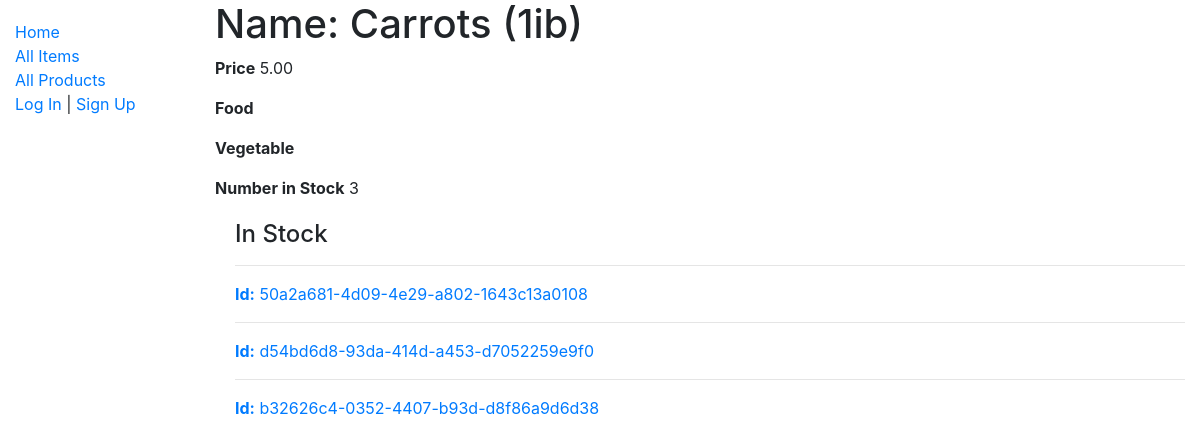
Page /custport/item/2 on the committed database.
### custport/models.py (models this page shows, shortened)
class Item(models.Model):
    name = models.CharField(max_length=200)
    product_type = models.ManyToManyField('Product', help_text='Select a Product Type')
    price = models.DecimalField(max_digits=10 ,decimal_places=2, default=0.00)

class Product(models.Model):
    name = models.CharField(max_length=200, help_text='Enter a Product Type (e.g. Fruit)')
    def __str__(self):
        return self.name

class ItemInstance(models.Model):
    id = models.UUIDField(primary_key=True, default=uuid.uuid4, help_text='Unique ID for this Item')
    item = models.ForeignKey('Item', on_delete=models.SET_NULL, null=True)
    order = models.ForeignKey('Order', on_delete=models.SET_NULL, null=True, blank=True)
    expirydate = models.DateField(null=True, blank=True)
    AVAILABILITY = (
    ('a','Available'),
    ('o','Order'),
    )
    status = models.CharField(
        max_length=1,
        choices=AVAILABILITY,
        blank=True,
        default='a',
        help_text='Item availability',
    )
    def get_absolute_url(self):
        return reverse('iteminstance-detail', args=[str(self.id)])

### custport/views.py (the view)
# urls.py: path('item/<int:pk>', views.ItemDetailView.as_view(), name='item-detail'),
class ItemDetailView(generic.DetailView):
    model = Item

### custport/templates/custport/item_detail.html
{% extends "base_generic.html" %}
{% block content %}
  <h1>Name: {{ item.name }}</h1>
  <p><strong>Price</strong> {{ item.price }}</p>
  {% for product_type in item.product_type.all %}
      <p><strong>{{ product_type }}</strong></p>
  {% endfor %}
  <p><strong>Number in Stock</strong> {{ item.iteminstance_set.all.count }}</p>
  <div style="margin-left:20px;margin-top:20px">
    <h4>In Stock</h4>
    {% for stock in item.iteminstance_set.all %}
      <hr>
      <a href="{{ stock.get_absolute_url }}"><p class="text-muted"><strong>Id:</strong> {{ stock.id }}</a></p>
    {% endfor %}
  </div>
{% endblock %}

### rows in the picture
Item: name "Carrots (1ib)", price "5.00", iteminstance_set.all.count "3"
Product: name "Food"
Product: name "Vegetable"
ItemInstance: id "50a2a681-4d09-4e29-a802-1643c13a0108"
ItemInstance: id "d54bd6d8-93da-414d-a453-d7052259e9f0"
ItemInstance: id "b32626c4-0352-4407-b93d-d8f86a9d6d38"
